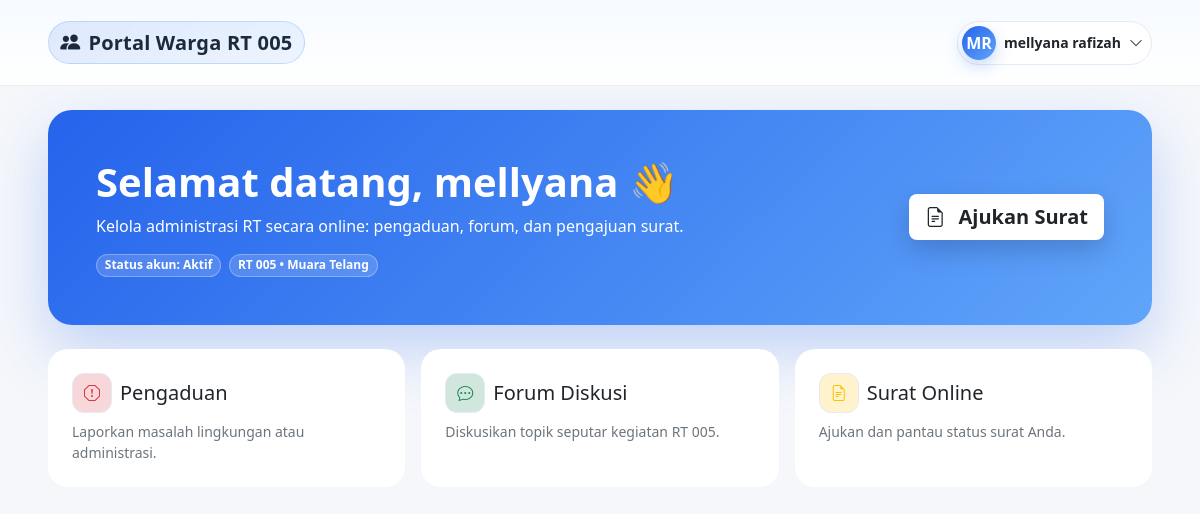
/user/dashboard.php (signed in), run on the app's committed database.
### tables this page shows
CREATE TABLE `users` (
  `id` int(11) NOT NULL,
  `nik` varchar(30) NOT NULL,
  `name` varchar(150) NOT NULL,
  `email` varchar(150) DEFAULT NULL,
  `avatar_path` varchar(255) DEFAULT NULL,
  `phone` varchar(30) DEFAULT NULL,
  `password` varchar(255) NOT NULL,
  `address` text DEFAULT NULL,
  `created_at` timestamp NOT NULL DEFAULT current_timestamp(),
  `status` enum('active','inactive') DEFAULT 'active',
  `rt` tinyint(4) NOT NULL DEFAULT 5,
  `rw` tinyint(4) DEFAULT NULL
);

### user/auth.php (called while the page is built, shortened)
<?php
if (!function_exists('url')) {
  function url(string $path = '/'): string {
    $base = rtrim(defined('BASE_URL') ? BASE_URL : '', '/');
    $path = '/' . ltrim($path, '/');
    return $base . $path;
  }
}
$pdo = pdo();
$stmt = $pdo->prepare(
  'SELECT id, name, nik, email, rt, rw, address, status, avatar_path, created_at
     FROM users WHERE id = ? LIMIT 1'
);
$stmt->execute([$_SESSION['user_id']]);
$warga = $stmt->fetch();
$warga['avatar_url'] = null;
if (!function_exists('user_initials')) {
  function user_initials($name) {
    $name = trim($name ?: 'Kiki');
    $parts = preg_split('/\s+/', $name, -1, PREG_SPLIT_NO_EMPTY);
    if (count($parts) >= 2) {
      return mb_strtoupper(mb_substr($parts[0], 0, 1) . mb_substr(end($parts), 0, 1));
    }
    return mb_strtoupper(mb_substr($name, 0, 1));
  }
}

### user/dashboard.php (the view, shortened to what this page needs)
<?php require_once __DIR__ . '/auth.php'; ?>
<?php
$fullName = trim($warga['name'] ?? 'Kiki');
$words    = preg_split('/\s+/', $fullName, -1, PREG_SPLIT_NO_EMPTY);
$firstName= $words[0] ?? 'Kiki';
?>
<!doctype html>
<html lang="id">
<head>
  <link href="https://cdn.jsdelivr.net/npm/bootstrap@5.3.3/dist/css/bootstrap.min.css" rel="stylesheet">
  <link href="https://cdn.jsdelivr.net/npm/bootstrap-icons@1.11.3/font/bootstrap-icons.css" rel="stylesheet">
</head>
<body>
  <nav class="navbar">
    <div class="container-fluid edge py-2">
      <a class="navbar-brand fw-semibold d-flex align-items-center gap-2" href="<?= url('/user/dashboard.php') ?>">
        <span class="brand-pill"><i class="bi bi-people-fill"></i> Portal Warga RT 005</span>
      </a>
      <div class="d-flex align-items-center gap-2">
<div class="dropdown">
  <button class="btn profile-btn d-flex align-items-center gap-2" data-bs-toggle="dropdown" aria-expanded="false">
    <?php if(!empty($warga['avatar_url'])): ?>
      <img src="<?= htmlspecialchars($warga['avatar_url']) ?>"
           alt="Avatar"
           style="width:34px;height:34px;border-radius:999px;object-fit:cover;box-shadow:0 6px 16px rgba(37,99,235,.25)">
    <?php else: ?>
      <span class="avatar"><?= htmlspecialchars(user_initials($warga['name'] ?? 'Kiki')) ?></span>
    <?php endif; ?>
    <span class="d-none d-sm-inline small"><b><?= htmlspecialchars($warga['name'] ?? 'Kiki') ?></b></span>
    <i class="bi bi-chevron-down small"></i>
  </button>
</div>
      </div>
    </div>
  </nav>
  <section class="container-fluid edge my-4">
    <div class="hero p-4 p-md-5">
      <div class="row g-4 align-items-center">
        <div class="col-lg-8">
          <h1 class="display-6 fw-bold mb-2">Selamat datang, <?= htmlspecialchars($firstName ?: 'Kiki') ?> 👋</h1>
          <p class="mb-3 opacity-95">Kelola administrasi RT secara online: pengaduan, forum, dan pengajuan surat.</p>
          <div class="d-flex flex-wrap gap-2">
            <span class="badge rounded-pill chip text-white">Status akun: <b>Aktif</b></span>
            <span class="badge rounded-pill chip text-white">RT 005 • Muara Telang</span>
          </div>
        </div>
        <div class="col-lg-4 text-lg-end">
          <a href="<?= url('/user/letters.php') ?>" class="btn btn-lg hero-btn">
            <i class="bi bi-file-earmark-text me-2"></i> Ajukan Surat
          </a>
        </div>
      </div>
    </div>
  </section>
  <section class="container-fluid edge mb-5">
    <div class="row g-3">
      <div class="col-12 col-sm-6 col-lg-4">
        <a href="<?= url('/user/complaints.php') ?>" class="text-decoration-none">
          <div class="card tile h-100 p-2">
            <div class="card-body">
              <div class="d-flex align-items-center mb-2">
                <div class="icon bg-danger-subtle text-danger me-2"><i class="bi bi-exclamation-octagon"></i></div>
                <h5 class="m-0 text-dark">Pengaduan</h5>
              </div>
              <p class="text-secondary small mb-0">Laporkan masalah lingkungan atau administrasi.</p>
            </div>
          </div>
        </a>
      </div>
      <div class="col-12 col-sm-6 col-lg-4">
        <a href="<?= url('/user/forum.php') ?>" class="text-decoration-none">
          <div class="card tile h-100 p-2">
            <div class="card-body">
              <div class="d-flex align-items-center mb-2">
                <div class="icon bg-success-subtle text-success me-2"><i class="bi bi-chat-dots"></i></div>
                <h5 class="m-0 text-dark">Forum Diskusi</h5>
              </div>
              <p class="text-secondary small mb-0">Diskusikan topik seputar kegiatan RT 005.</p>
            </div>
          </div>
        </a>
      </div>
      <div class="col-12 col-sm-6 col-lg-4">
        <a href="<?= url('/user/letters.php') ?>" class="text-decoration-none">
          <div class="card tile h-100 p-2">
            <div class="card-body">
              <div class="d-flex align-items-center mb-2">
                <div class="icon bg-warning-subtle text-warning me-2"><i class="bi bi-file-earmark-text"></i></div>
                <h5 class="m-0 text-dark">Surat Online</h5>
              </div>
              <p class="text-secondary small mb-0">Ajukan dan pantau status surat Anda.</p>
            </div>
          </div>
        </a>
      </div>
    </div>
  </section>
</body>
</html>

### user/dashboard.php (style rules this page uses)
:root { --padx: clamp(16px, 5vw, 48px); --brand:#2563eb; --brand2:#60a5fa; --ink:#0f172a; }
body { background:#f5f7fb; color:var(--ink) }
.edge { padding-left: var(--padx); padding-right: var(--padx); }
.navbar { background:#fff; border-bottom:1px solid #e9eef7; position:sticky; top:0; z-index:1000; background-image: linear-gradient(180deg, rgba(96,165,250,.06), transparent); }
.brand-pill { display:inline-flex; align-items:center; gap:.5rem; padding:.35rem .7rem; border-radius:999px; font-weight:700; letter-spacing:.2px; background:linear-gradient(135deg,rgba(37,99,235,.12),rgba(96,165,250,.10)); border:1px solid rgba(96,165,250,.30); color:#1e293b; }
.avatar { width:34px; height:34px; border-radius:999px; display:inline-grid; place-items:center; font-weight:700; background:linear-gradient(135deg,var(--brand),var(--brand2)); color:#fff; box-shadow: 0 6px 16px rgba(37,99,235,.25); }
.profile-btn { background:#fff; border:1px solid #e6eaf3; border-radius:999px; padding:.25rem .5rem .25rem .25rem; }
.hero { background: linear-gradient(135deg,#2563eb 0%,#60a5fa 100%); color:#fff; border-radius: 24px; overflow:hidden; box-shadow: 0 24px 60px rgba(37,99,235,.25); }
.hero .chip { background: rgba(255,255,255,.16); border:1px solid rgba(255,255,255,.28); }
.hero-btn { background:#fff; border:0; font-weight:700; box-shadow: 0 10px 26px rgba(2,6,23,.18); }
.tile { border:0; border-radius:20px; transition:.18s; background:#fff }
.tile .icon { display:grid; place-items:center; width:40px; height:40px; border-radius:12px; border:1px solid #e6eaf3; }

### data on the page
users: name "MR", name "mellyana rafizah", name "mellyana"
